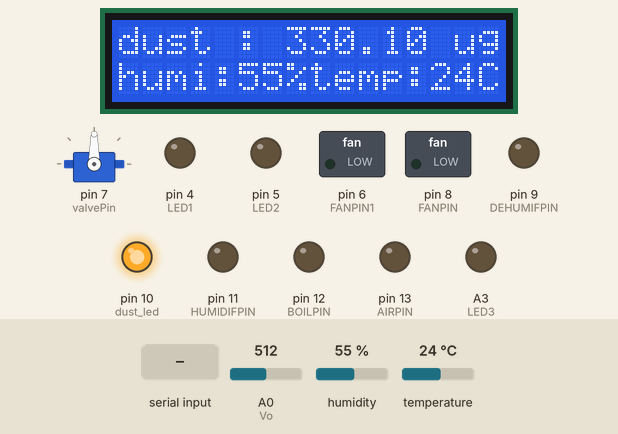
Bench run of a sketch on a simulated Arduino Uno, built with avr-gcc and run on an emulated ATmega328P. Shown: servo, 16×2 character LCD, switched loads named in the sketch (green lamp = pin HIGH), output pins drawn as LEDs (lit = HIGH). Inputs (shaded band) come from the test bench; at power-on: humidity 55 %, A0 (Vo) = 512, temperature 24 °C. What the sketch prints to the serial monitor is not drawn.

Above: at 2.8 s.
2.9 s: "A\n" received over Serial
At 3.6 s:
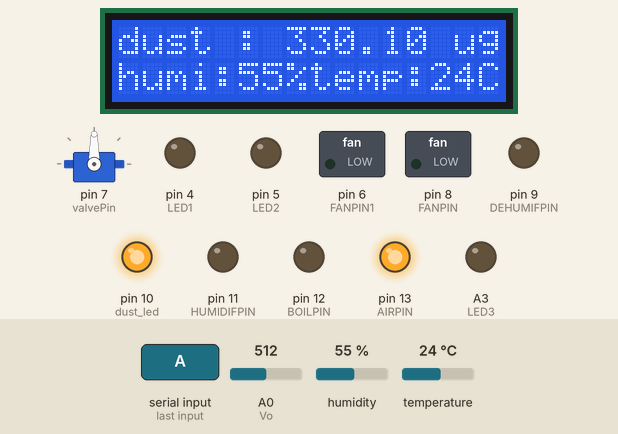
4.4 s: byte 66 ('B') received over Serial
At 4.8 s:
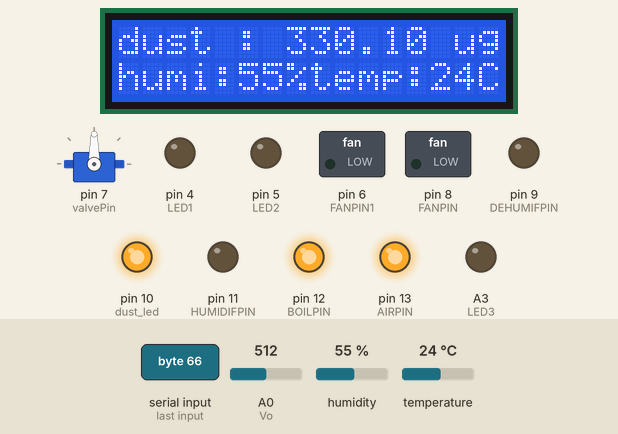
5.9 s: byte 97 ('a') received over Serial
At 7.1 s:
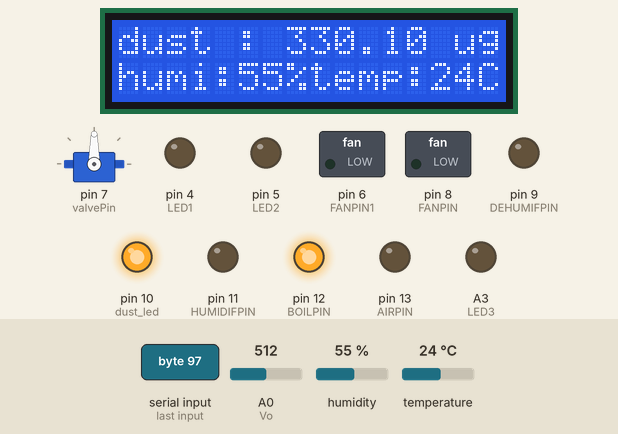
7.4 s: byte 68 ('D') received over Serial
At 8.3 s:
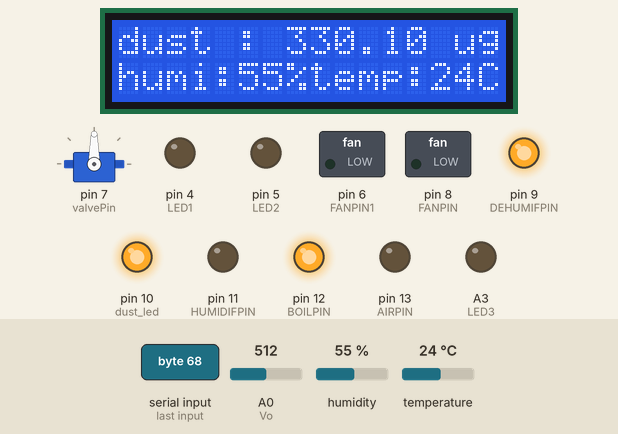
8.9 s: byte 65 ('A') received over Serial
At 9.4 s:
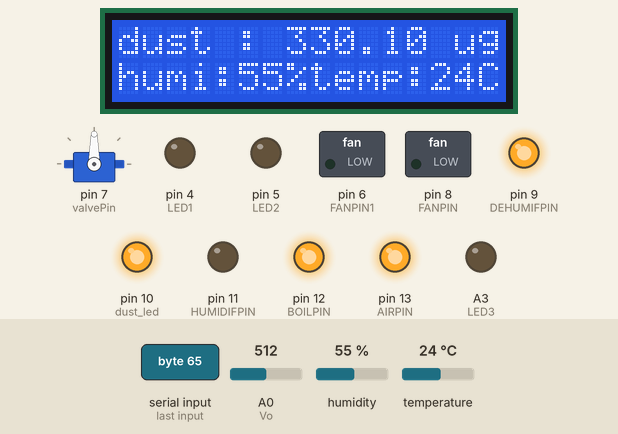
10.4 s: humidity set to 22 %
At 11.2 s:
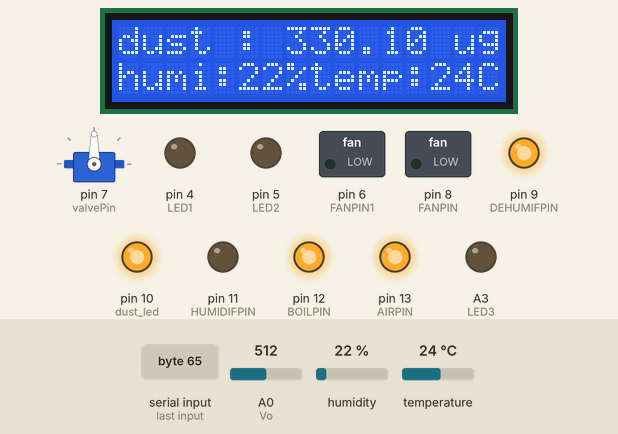
Timing chart, 0 to 13.1 s (numbered marks = the images above; inputs shaded):
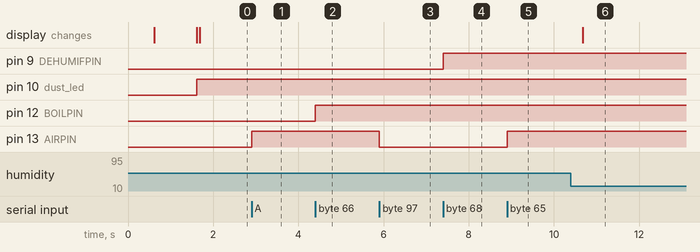

Measured:
- after the input at 2.9 s, pin 13 (AIRPIN): LOW → HIGH at once
- after the input at 4.4 s, pin 12 (BOILPIN): LOW → HIGH at once
- after the input at 5.9 s, pin 13 (AIRPIN): HIGH → LOW at once
- after the input at 7.4 s, pin 9 (DEHUMIFPIN): LOW → HIGH at once
- after the input at 8.9 s, pin 13 (AIRPIN): LOW → HIGH at once
- after the input at 10.4 s, the display: changes after 0.28 s (image 6)

The sketch:

smart_home.ino
```cpp
#include <DHT.h>
#include <LiquidCrystal_I2C.h>
#include <SoftwareSerial.h>
#include <Servo.h>

Servo servo;

#define DHTPIN A1
#define DHTTYPE DHT11

DHT dht(DHTPIN, DHTTYPE);
SoftwareSerial PISerial(2, 3);
LiquidCrystal_I2C lcd(0x27, 16, 2);

// 미세먼지 측정
int Vo = A0;
int dust_led = 10;
float Vo_value = 0;
float dust_voltage = 0;

#define AIRPIN 13       // 에어컨 led
#define BOILPIN 12      // 보일러 led
#define HUMIDIFPIN 11   // 가습기 led
#define DEHUMIFPIN 9    // 제습기 led
#define FANPIN 8        // 환풍기 dc모터
#define FANPIN1 6       // 환풍기 dc모터
#define valvePin 7      // 가스밸브 서보모터
#define LED3 A3         // 화장실 led
#define LED2 5          // 방 led
#define LED1 4          // 거실 led

void setup() {
  //시리얼 통신속도
  Serial.begin(9600);
  PISerial.begin(9600);
  PISerial.print("\n\n\n\ninit success!\n\n\n\n");
  servo.attach(valvePin);

  // 각 종 센서 설정
  pinMode(Vo, INPUT);
  pinMode(dust_led, OUTPUT);
  pinMode(valvePin, OUTPUT);
  pinMode(AIRPIN, OUTPUT);
  pinMode(BOILPIN, OUTPUT);
  pinMode(HUMIDIFPIN, OUTPUT);
  pinMode(DEHUMIFPIN, OUTPUT);
  pinMode(FANPIN, OUTPUT);
  pinMode(FANPIN1, OUTPUT);
  pinMode(LED1, OUTPUT);
  pinMode(LED2, OUTPUT);
  pinMode(LED3, OUTPUT);

  digitalWrite(AIRPIN, LOW);
  digitalWrite(BOILPIN, LOW);
  digitalWrite(HUMIDIFPIN, LOW);
  digitalWrite(DEHUMIFPIN, LOW);
  digitalWrite(FANPIN, LOW);
  digitalWrite(LED1, LOW);
  digitalWrite(LED2, LOW);
  digitalWrite(LED3, LOW);

  //LCD intro & settings
  lcd.init();
  lcd.backlight();
  lcd.setCursor(2, 0);
  lcd.print("SMART");
  lcd.setCursor(4, 1);
  lcd.print("HOME");
  delay(500);
  lcd.clear();
  lcd.setCursor(2, 0);
  lcd.print("STARTING...");
  delay(1000);
  lcd.clear();
}

unsigned long c_micros = 0;
unsigned long c_millis = 0;
unsigned long p_millis = 0;

int temperature = 0;                      // 온도
bool aircon = false;                      // 에어컨 on/off
bool boiler = false;                      // 보일러 on/off
int humidity = 0;                         // 습도
bool humidifier = false;                  // 가습기 on/off
bool dehumidifier = false;                // 제습기 on/off
bool fan = false;                         // 환풍기 on/off
bool gas_servo = false;                   // 가스밸브 on/off
bool room_led[3] = {false, false, false}; // 거실, 방 화장실

void loop() {
  c_micros = micros();
  c_millis = millis();

  //======================  미세먼지 센서 ===========================

  if (Serial.available())
  {
     char cmd = Serial.read();

    if (cmd == 'A'){
      digitalWrite(AIRPIN, HIGH);
      aircon = true;
    }else if (cmd == 'a'){
      digitalWrite(AIRPIN, LOW);
      aircon = false;
    }else if (cmd == 'B'){
      digitalWrite(BOILPIN, HIGH);
      boiler = true;
    }else if (cmd == 'b'){
      digitalWrite(BOILPIN, LOW);
      boiler = false;
    }else if (cmd == 'D'){
      digitalWrite(DEHUMIFPIN, HIGH);
      dehumidifier = true;
    }else if (cmd == 'd'){
      digitalWrite(DEHUMIFPIN, LOW);
      dehumidifier = false;
    }else if (cmd == 'H'){
      digitalWrite(HUMIDIFPIN, HIGH);
      humidifier = true;
    }else if (cmd == 'h'){
      digitalWrite(HUMIDIFPIN, LOW);
      humidifier = false;
    }else if (cmd == 'F'){    //FAN
      digitalWrite(6, HIGH);
      digitalWrite(8, LOW);
      fan = true;
    }else if (cmd == 'f'){
      digitalWrite(6, LOW);
      digitalWrite(8, LOW);
      fan = false;
    }else if (cmd == 'G'){
      servo.write(90);
      gas_servo = true;
    }else if (cmd == 'g'){
      servo.write(0);
      gas_servo = false;
    }else if (cmd == 'L'){
      digitalWrite(LED1, HIGH);
      room_led[0] = true;
    }else if (cmd == 'l'){
      digitalWrite(LED1, LOW);
      room_led[0] = false;
    }else if (cmd == 'R'){
      digitalWrite(LED2, HIGH);
      room_led[1] = true;
    }else if (cmd == 'r'){
      digitalWrite(LED2, LOW);
      room_led[1] = false;
    }else if (cmd == 'T'){
       analogWrite(LED3, 255);
      room_led[2] = true;
    }else if (cmd == 't'){
      analogWrite(LED3, 0);
      room_led[2] = false;
    }

  }

  if (c_millis - p_millis >= 1000)
  {
    p_millis = c_millis;

    // 센서 데이터 읽기
    dust_read();
    humidity = dht.readHumidity();
    temperature = dht.readTemperature();

    send_data();

    // lcd 출력
    //먼지
    lcd.clear();
    lcd.setCursor(0, 0);
    lcd.print("dust : ");
    lcd.print(dust_voltage);
    lcd.print(" ug");
    //습도
    lcd.setCursor(0, 1);
    lcd.print("humi:");
    lcd.print(humidity);
    lcd.print("%");
    //온도
    lcd.print("temp:");
    lcd.print(temperature);
    lcd.print("C");

  }
}

void send_data() // 파이쪽으로 보내는 데이터 관리
{
  Serial.write('T'); // temperature
  Serial.write((byte*)&temperature, 2);
  Serial.write('a'); // aircon
  Serial.write((byte*)&aircon, 1);
  Serial.write('b'); // boiler
  Serial.write((byte*)&boiler, 1);
  Serial.write('H'); // humidity
  Serial.write((byte*)&humidity, 2);
  Serial.write('h'); // humidifier
  Serial.write((byte*)&humidifier, 1);
  Serial.write('d'); // dehumidifier
  Serial.write((byte*)&dehumidifier, 1);
  Serial.write('A'); // air
  Serial.write((byte*)&dust_voltage, 4);
  Serial.write('f'); // fan
  Serial.write((byte*)&fan, 1);
  Serial.write('g'); // gasvalve
  Serial.write((byte*)&gas_servo, 1);
  Serial.write('l'); // livingroom led
  Serial.write((byte*)&room_led[0], 1);
  Serial.write('r'); // room led
  Serial.write((byte*)&room_led[1], 1);
  Serial.write('t'); // toilet led
  Serial.write((byte*)&room_led[2], 1);
  Serial.write('\n');
}

void dust_read() //미세먼지 값 받아오기
{
  digitalWrite(dust_led, LOW);
  delayMicroseconds(280);
  Vo_value = analogRead(Vo);
  digitalWrite(dust_led, HIGH);
  delayMicroseconds(9680);

  dust_voltage = (0.172 * (Vo_value * (5 / 1024.0)) - 0.0999) * 1000; //표현값 voltage로
}
```
